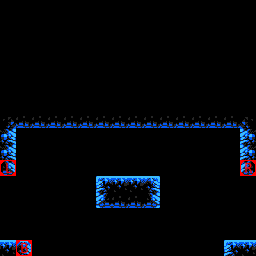

A 2D game scene composited from a Tiled map and its tileset images. What follows is a short description and the map's XML, with each tile layer's data collapsed to a summary:
An orthogonal 16x16 tile map with 16x16 px tiles, 2 tile layers (main, connectors), 2 tilesets and 4 objects (r_0, l_0, b_0, prova_crewman).

<map version="1.0" orientation="orthogonal" renderorder="right-down" width="16" height="16" tilewidth="16" tileheight="16" nextobjectid="6">
 <properties>
  <property name="isStart" type="bool" value="true" />
 </properties>
 <tileset firstgid="1" source="../corpus.tsx" />
 <tileset firstgid="12097" source="../../connectors.tsx" />
 <layer name="main" width="16" height="16">
  <data>[256 cells, 34 non-empty, 10 distinct tile ids]</data>
 </layer>
 <layer name="connectors" width="16" height="16">
  <data>[256 cells, 3 non-empty, 3 distinct tile ids]</data>
 </layer>
 <objectgroup name="connectors">
  <object id="2" type="r_0" gid="12099" x="240" y="176" width="16" height="16">
   <properties>
    <property name="type" type="int" value="0" />
   </properties>
  </object>
  <object id="3" type="l_0" gid="12101" x="0" y="176" width="16" height="16">
   <properties>
    <property name="type" type="int" value="0" />
   </properties>
  </object>
  <object id="4" type="b_0" gid="12100" x="16" y="256" width="16" height="16">
   <properties>
    <property name="type" type="int" value="0" />
   </properties>
  </object>
 </objectgroup>
 <objectgroup name="enemies">
  <object id="5" type="prova_crewman" x="176" y="176" width="32" height="32" />
 </objectgroup>
 <objectgroup name="objects" />
</map>
